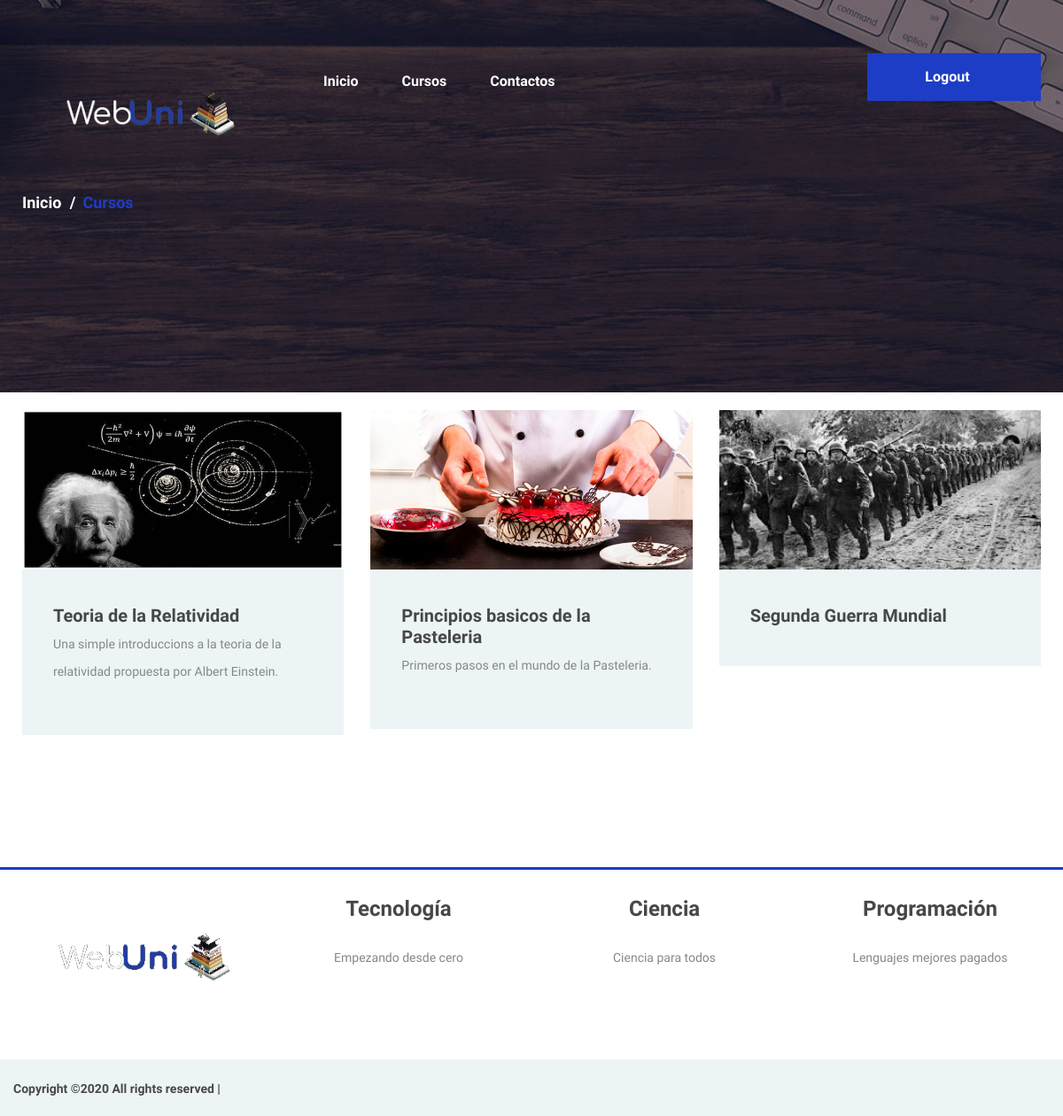
Page /courses/ on the committed database.
### app/models.py (models this page shows, shortened)
class Course(models.Model):
	id = models.AutoField(primary_key = True)
	code_course = models.CharField('Código', max_length=10)
	name_course = models.CharField('Curso', max_length=100)
	website_course = models.URLField('Web Site', max_length=250, null=True, blank=True,
		help_text="Escriba la dirección completa incluido http:// o https://")
	description_course = models.TextField('Descripción', max_length=100,
		null=True, blank=True, help_text="Maximo 100 caracteres")
	prerequisites_course = models.TextField('Pre-requisitos', max_length=300,
		null=True, blank=True)
	content = models.ForeignKey('Lectura',on_delete=models.CASCADE, null=True)
	docente = models.ForeignKey('Docente',on_delete=models.CASCADE, null=True)
	course_document = models.FileField('Documento del curso', upload_to='cursos/',
		blank=True, null=True,
		help_text='Documento describiendo el contenido del curso/publicidad.')
	past_course = models.BooleanField('Descontinuado', default=False)
	image = models.ImageField(upload_to='cursosImg/',null=True,blank=True,help_text='Imagen de portada')
	class Meta:
		verbose_name_plural = 'Cursos del Instituto'
		ordering = ['id']

### app/views.py (the view)
# urls.py: path('courses/', views.courses, name='curso'),
def courses(request):
	cursos = Course.objects.all()
	return render_to_response('courses.html', {'cursos':cursos})

### templates/courses.html (shortened to what this page needs)
 {% load staticfiles %}
<!DOCTYPE html>
<html lang="en">
<head>
	<link rel="stylesheet" href="{% static 'css/bootstrap.min.css' %}"/>
	<link rel="stylesheet" href="{% static 'css/font-awesome.min.css' %}"/>
	<link rel="stylesheet" href="{% static 'css/owl.carousel.css' %}"/>
	<link rel="stylesheet" href="{% static 'css/style.css' %}"/>
</head>
<body>
	<header class="header-section">
		<div class="container">
			<div class="row">
				<div class="col-lg-3 col-md-3">
					<div class="site-logo">
						<img src="{% static 'img/logooo.png' %}" alt="">
					</div>
				</div>
				<div class="col-lg-9 col-md-9">
					<a href='{% url "login" %}' class="site-btn header-btn" style="padding-right:25px;">Logout</a>
					<nav class="main-menu">
						<ul>
							<li><a href='{% url "index" %}'>Inicio</a></li>
							<li><a href='{% url "curso" %}'>Cursos</a></li>
							<li><a href='{% url "contacto" %}'>Contactos</a></li>
						</ul>
					</nav>
				</div>
			</div>
		</div>
	</header>
	<div class="page-info-section set-bg" data-setbg="{% static 'img/page-bg/1.jpg' %}">
		<div class="container">
			<div class="site-breadcrumb">
				<a href="#">Inicio</a>
				<span>Cursos</span>
			</div>
		</div>
	</div>
	<section class="banner-section spad">
		<div class="container">
			<div class="row">
			{% for curso in cursos %}
			<div class="col-lg-4 col-md-6">
				<div class="categorie-item">
					{% if curso.image %}
						<img src="{{ curso.image.url }}" width="500" height="180">
					{% endif %}
					<a href="{% url 'curso_info' curso.id %}">
					<div class="ci-text">
						<h5>{{curso.name_course}}</h5>
						{%if curso.description_course %}
							<p>{{curso.description_course}}</p>
						{% endif %}
					</div>
					</a>
				</div>
			</div>
			{% endfor %}
			</div>
		</div>
	</section>
	<footer class="footer-section spad pb-0" style="text-align: center;">
		<div class="footer-top">
			<div class="footer-warp">
				<div class="row">
					<div class="widget-item">
						<img src="{% static 'img/logooo.png' %}">
					</div>
					<div class="widget-item">
						<h4>Tecnología</h4>
						<ul>
							<li><a href="">Empezando desde cero</a></li>
						</ul>
					</div>
					<div class="widget-item">
						<h4>Ciencia</h4>
						<ul>
							<li><a href="">Ciencia para todos</a></li>
						</ul>
					</div>
					<div class="widget-item">
						<h4>Programación</h4>
						<ul>
							<li><a href="">Lenguajes mejores pagados</a></li>
						</ul>
					</div>
				</div>
			</div>
		</div>
		<div class="footer-bottom">
			<div class="footer-warp">
				<div class="copyright">
Copyright &copy;<script>document.write(new Date().getFullYear());</script> All rights reserved |
</div>
			</div>
		</div>
	</footer>
</body>
</html>

### static/css/style.css (style rules this page uses)
html, body { height: 100%; font-family: 'Raleway', sans-serif; -webkit-font-smoothing: antialiased; font-smoothing: antialiased; }
h1, h2, h3, h4, h5, h6 { margin: 0; font-weight: 600; color: #474747; }
h4 { font-size: 24px; }
h5 { font-size: 20px; }
p { font-size: 14.1px; color: #878787; line-height: 2.2; font-weight: 500; }
img { max-width: 100%; }
::placeholder { font-style: italic; }
ul, ol { padding: 0; margin: 0; }
.set-bg { background-repeat: no-repeat; background-size: cover; background-position: top center; }
.spad { padding-top: 20px; padding-bottom: 115px; }
.site-btn { display: inline-block; min-width: 196px; text-align: center; border: none; padding: 15px 10px; font-weight: 600; font-size: 16px; position: relative; color: #fff; cursor: pointer; background: #1d3dc6; }
.header-section { position: absolute; width: 100%; top: 0; left: 0; padding-top: 60px; }
.site-logo { display: inline-block; }
.main-menu ul { list-style: none; }
.main-menu ul li { display: inline; }
.main-menu ul li a { display: inline-block; font-size: 16px; color: #fff; margin-left: 45px; font-weight: 600; padding: 20px 0 5px; }
.header-btn { float: right; margin-right: 0; }
.categorie-item { margin-bottom: 34px; background: #edf4f6; -webkit-transition: all 0.4s; -o-transition: all 0.4s; transition: all 0.4s; }
.categorie-item .ci-text { padding: 40px 35px; }
.categorie-item .ci-text h5 { margin-bottom: 5px; }
.footer-section { border-top: 3px solid #1d3dc6; }
.footer-warp { max-width: 1559px; padding: 0 15px; margin: 0 auto; }
.widget-item { margin-top: 10px; width: 25%; padding: 0 15px; }
.widget-item h4 { margin-bottom: 30px; }
.widget-item ul { list-style: none; padding-top: 0px; }
.widget-item ul li { margin-bottom: 10px; font-size: 14px; font-weight: 500; color: #878787; }
.widget-item ul li:last-child { margin-bottom: 0; }
.widget-item ul a { color: #878787; }
.footer-bottom { overflow: hidden; background: #edf4f6; padding: 20px 0; margin-top: 50px; }
.copyright { padding-top: 3px; float: left; font-size: 14px; font-weight: 600; color: #474747; }
.page-info-section { height: 443px; }
.site-breadcrumb { padding-top: 215px; }
.site-breadcrumb a, .site-breadcrumb span { display: inline-block; margin-right: 10px; padding-right: 10px; font-weight: 600; font-size: 18px; }
.site-breadcrumb a { color: #fff; position: relative; }
.site-breadcrumb a:after { position: absolute; content: "/"; right: -6px; top: 0; color: #fff; }
.site-breadcrumb span { color: #1d3dc6; }
@media (min-width: 1200px) { .container { max-width: 1180px; } }

### rows in the picture
Course: image (picture), name_course "Teoria de la Relatividad", description_course "Una simple introduccions a la teoria de la relatividad propuesta por Albert Einstein."
Course: image (picture), name_course "Principios basicos de la Pasteleria", description_course "Primeros pasos en el mundo de la Pasteleria."
Course: image (picture), name_course "Segunda Guerra Mundial"
